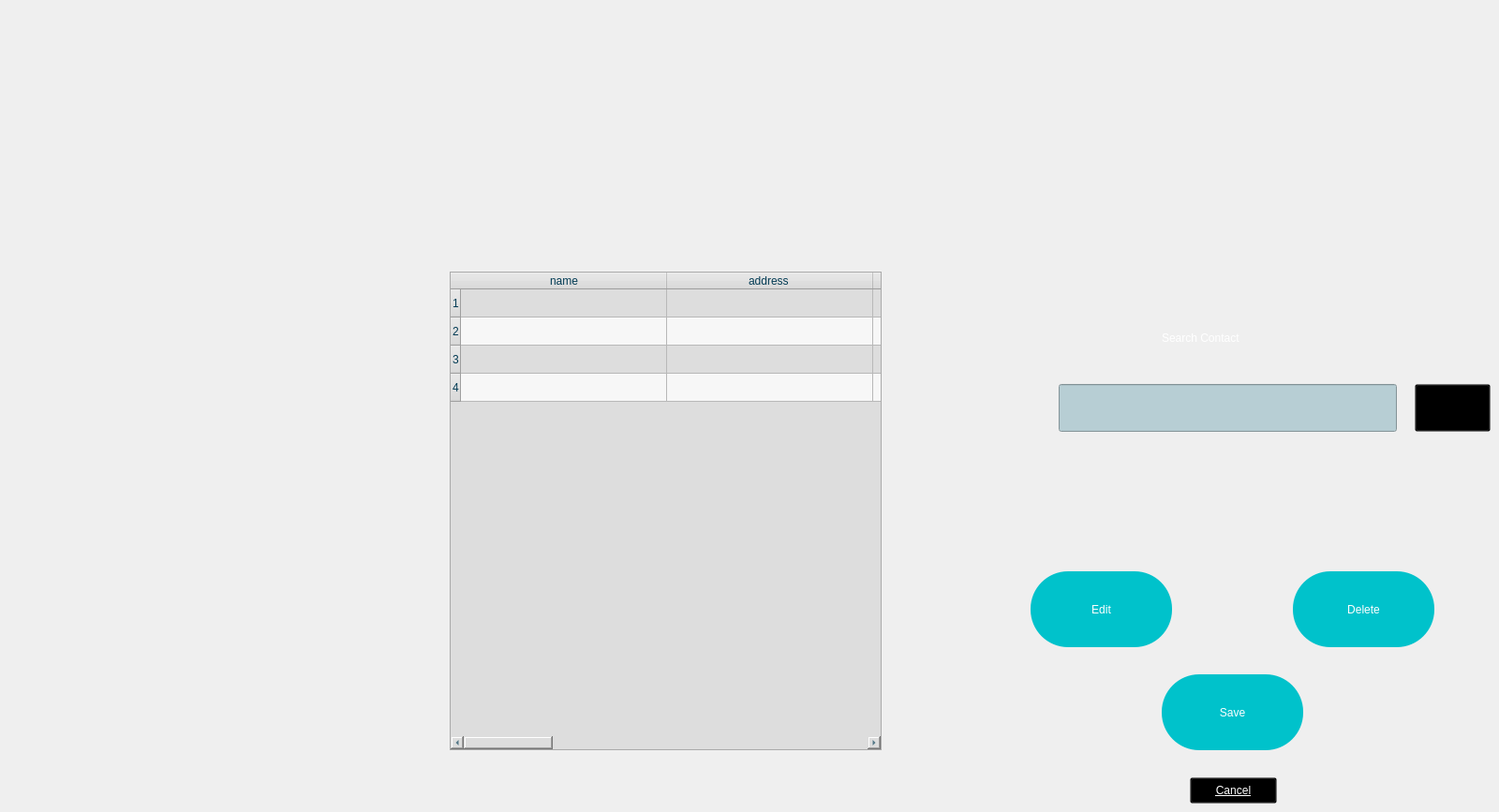
        <widget class="QWidget" name="contacts">
         <property name="styleSheet">
          <string notr="true">background-image: url(:/bg1/contactss.png);</string>
         </property>
         <widget class="QTableWidget" name="tableConts">
          <property name="geometry">
           <rect>
            <x>480</x>
            <y>290</y>
            <width>461</width>
            <height>511</height>
           </rect>
          </property>
          <property name="styleSheet">
           <string notr="true">background: rgb(221, 221, 221);
font: 8pt &quot;Franklin Gothic Demi&quot;;
color: rgb(1, 58, 83);</string>
          </property>
          <property name="alternatingRowColors">
           <bool>true</bool>
          </property>
          <property name="sortingEnabled">
           <bool>true</bool>
          </property>
          <property name="rowCount">
           <number>4</number>
          </property>
          <property name="columnCount">
           <number>9</number>
          </property>
          <attribute name="horizontalHeaderDefaultSectionSize">
           <number>220</number>
          </attribute>
          <attribute name="horizontalHeaderShowSortIndicator" stdset="0">
           <bool>true</bool>
          </attribute>
          <attribute name="verticalHeaderCascadingSectionResizes">
           <bool>true</bool>
          </attribute>
          <row/>
          <row/>
          <row/>
          <row/>
          <column>
           <property name="text">
            <string>name</string>
           </property>
          </column>
          <column>
           <property name="text">
            <string>address </string>
           </property>
          </column>
          <column/>
          <column/>
          <column/>
          <column/>
          <column/>
          <column/>
          <column/>
         </widget>
         <widget class="QLineEdit" name="search_bar">
          <property name="geometry">
           <rect>
            <x>1130</x>
            <y>410</y>
            <width>361</width>
            <height>51</height>
           </rect>
          </property>
          <property name="styleSheet">
           <string notr="true">background: rgb(183, 206, 212);</string>
          </property>
         </widget>
         <widget class="QLabel" name="srch_txt">
          <property name="geometry">
           <rect>
            <x>1240</x>
            <y>350</y>
            <width>161</width>
            <height>21</height>
           </rect>
          </property>
          <property name="styleSheet">
           <string notr="true">color: rgb(255, 255, 255);
font:  17pt &quot;Franklin Gothic Medium Cond&quot;;
background: transparent;</string>
          </property>
          <property name="text">
           <string>Search Contact</string>
          </property>
         </widget>
         <widget class="QPushButton" name="search_bt">
          <property name="geometry">
           <rect>
            <x>1510</x>
            <y>410</y>
            <width>81</width>
            <height>51</height>
           </rect>
          </property>
          <property name="styleSheet">
           <string notr="true">background: transparent;</string>
          </property>
          <property name="text">
           <string/>
          </property>
          <property name="icon">
           <iconset resource="resources/source.qrc">
            <normaloff>:/icons/search_icon.png</normaloff>:/icons/search_icon.png</iconset>
          </property>
          <property name="iconSize">
           <size>
            <width>55</width>
            <height>55</height>
           </size>
          </property>
         </widget>
         <widget class="QPushButton" name="edit_bt">
          <property name="geometry">
           <rect>
            <x>1100</x>
            <y>610</y>
            <width>151</width>
            <height>81</height>
           </rect>
          </property>
          <property name="autoFillBackground">
           <bool>false</bool>
          </property>
          <property name="styleSheet">
           <string notr="true">font: 20pt &quot;Franklin Gothic Raw&quot;;
color: rgb(255, 255, 255);
border-radius: 40px;
padding: 10px 10px;
background: rgb(0, 194, 203);
</string>
          </property>
          <property name="text">
           <string>Edit</string>
          </property>
         </widget>
         <widget class="QPushButton" name="delete_bt">
          <property name="geometry">
           <rect>
            <x>1380</x>
            <y>610</y>
            <width>151</width>
            <height>81</height>
           </rect>
          </property>
          <property name="autoFillBackground">
           <bool>false</bool>
          </property>
          <property name="styleSheet">
           <string notr="true">font: 20pt &quot;Franklin Gothic Raw&quot;;
color: rgb(255, 255, 255);
border-radius: 40px;
padding: 10px 10px;
background: rgb(0, 194, 203);
</string>
          </property>
          <property name="text">
           <string>Delete</string>
          </property>
         </widget>
         <widget class="QPushButton" name="save_bt">
          <property name="geometry">
           <rect>
            <x>1240</x>
            <y>720</y>
            <width>151</width>
            <height>81</height>
           </rect>
          </property>
          <property name="autoFillBackground">
           <bool>false</bool>
          </property>
          <property name="styleSheet">
           <string notr="true">font: 20pt &quot;Franklin Gothic Raw&quot;;
color: rgb(255, 255, 255);
border-radius: 40px;
padding: 10px 10px;
background: rgb(0, 194, 203);
</string>
          </property>
          <property name="text">
           <string>Save</string>
          </property>
         </widget>
         <widget class="QPushButton" name="cancel_bt">
          <property name="geometry">
           <rect>
            <x>1270</x>
            <y>830</y>
            <width>93</width>
            <height>28</height>
           </rect>
          </property>
          <property name="styleSheet">
           <string notr="true">color: rgb(255, 255, 255);
font:  15pt &quot;Franklin Gothic Medium Cond&quot;;
background: transparent;
text-decoration: underline;</string>
          </property>
          <property name="text">
           <string>Cancel</string>
          </property>
         </widget>
        </widget>
